Frame 1 (no input): blank canvas, image omitted
Frame 60 (the mouse pressed at the canvas centre just before this capture): blank canvas, image omitted
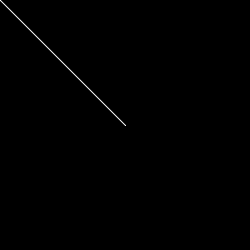
Frame 120 (the mouse held since frame 60 and released just before this capture)

The Processing sketch whose frames 1 and 60 were blank and that drew this single picture after the mouse press (run headless with seeded random() and noise(); from frame 60 on, the mouse is pressed at the canvas centre):

// Processing sketch: processing_18745
// ── processing_18745.pde

void setup() {
  size(250, 250);
  background(0);
  smooth();
}

void draw() {
  stroke(255);
  // Draw a line from previous mouse location to current mouse location.
  line(pmouseX, pmouseY, mouseX, mouseY);
}
